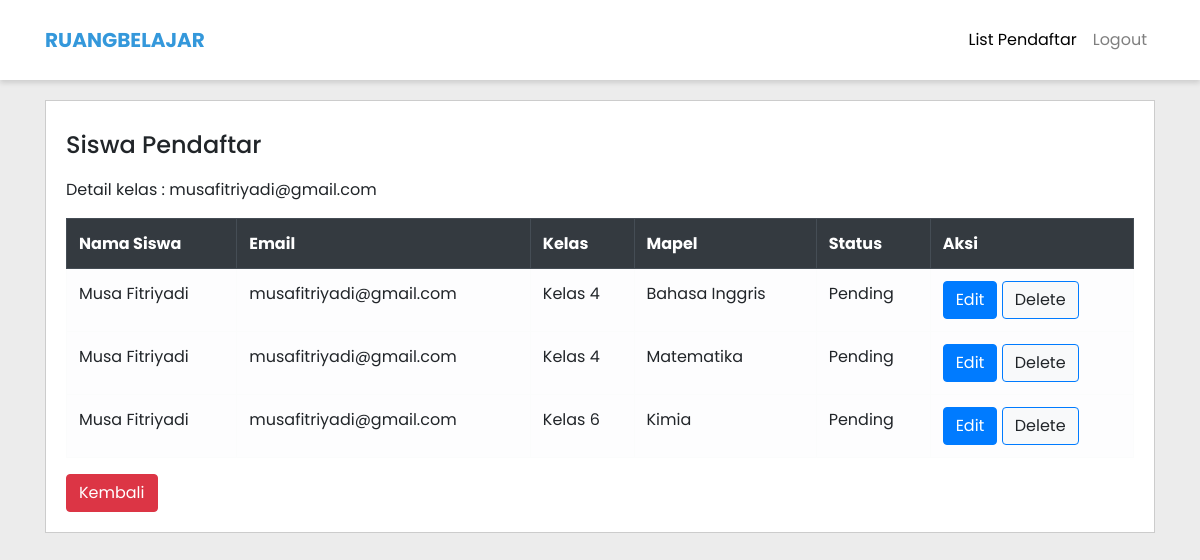
The app's page /admin/?detail=musafitriyadi@gmail.com (signed in) with its own data.
### tables this page shows
CREATE TABLE `pilihmapel` (
  `id` char(2) NOT NULL,
  `email` varchar(300) NOT NULL,
  `kelas` enum('Kelas 4','Kelas 5','Kelas 6','') NOT NULL,
  `Status` enum('Pending','Sukses') NOT NULL,
  `Biaya` int(11) NOT NULL
);

CREATE TABLE `siswa` (
  `nama` varchar(100) NOT NULL,
  `email` varchar(100) NOT NULL,
  `password` varchar(300) NOT NULL,
  `no_hp` varchar(100) NOT NULL,
  `status` enum('Kelas 4','Kelas 5','Kelas 6','') NOT NULL,
  `fotoprofile` varchar(500) NOT NULL
);

CREATE TABLE `matapelajaran` (
  `Id` char(2) NOT NULL,
  `NamaMapel` varchar(30) NOT NULL
);

### database/tampil_detail.php (the view)
<?php
	include 'config.php';
if(isset($_GET['detail'])){
	$cari = $_GET['detail'];
	echo "<p> Detail kelas : ";
	echo "$cari";
	echo "</p>";
	$data = mysqli_query($koneksi, "select pilihmapel.id as id, pilihmapel.email as email, pilihmapel.kelas as kelas, pilihmapel.status as status, matapelajaran.NamaMapel as namamapel, siswa.nama as nama from pilihmapel join siswa on pilihmapel.email = siswa.email join matapelajaran on pilihmapel.id = matapelajaran.id where siswa.email like '%".$cari."%'");
}else{
	redirect('./index.php');
}
if(mysqli_num_rows($data) > 0)
{
 ?>
<tr class="thead-dark">
	<th>Nama Siswa</th>
	<th>Email</th>
	<th>Kelas</th>
	<th>Mapel</th>
	<th>Status</th>
	<th>Aksi</th>
</tr>
<?php
	while($d = mysqli_fetch_array($data)){
	?>
	<tr>
		<td><?php echo $d['nama']; ?></td>
		<td><?php echo $d['email']; ?></td>
		<td><?php echo $d['kelas']; ?></td>
		<td><?php echo $d['namamapel']; ?></td>
		<td><?php echo $d['status']; ?></td>
		<td><a href="./aksi/deletePilihMapel?id=<?php echo $d['email']; ?>"><button class="btn btn-primary">Edit</button></a>
		<a href="./aksi/deletePilihMapel?id=<?php echo $d['id'];?>&email=<?php echo $d['email'];?>"><button class="btn btn-light border-primary">Delete</button></a></td>
	</tr>
<?php }
}
?>

### assets/custom/custom.css (style rules this page uses)
body { background: #ececec; }

### admin/index.php (style rules this page uses)
body { font-family: 'Poppins', sans-serif!important; }

### records on screen
pilihmapel: email.nama "Musa Fitriyadi", email "musafitriyadi@gmail.com", kelas "Kelas 4", id.NamaMapel "Bahasa Inggris", Status "Pending"
pilihmapel: email.nama "Musa Fitriyadi", email "musafitriyadi@gmail.com", kelas "Kelas 4", id.NamaMapel "Matematika", Status "Pending"
pilihmapel: email.nama "Musa Fitriyadi", email "musafitriyadi@gmail.com", kelas "Kelas 6", id.NamaMapel "Kimia", Status "Pending"

### other values on screen
$cari "musafitriyadi@gmail.com"
